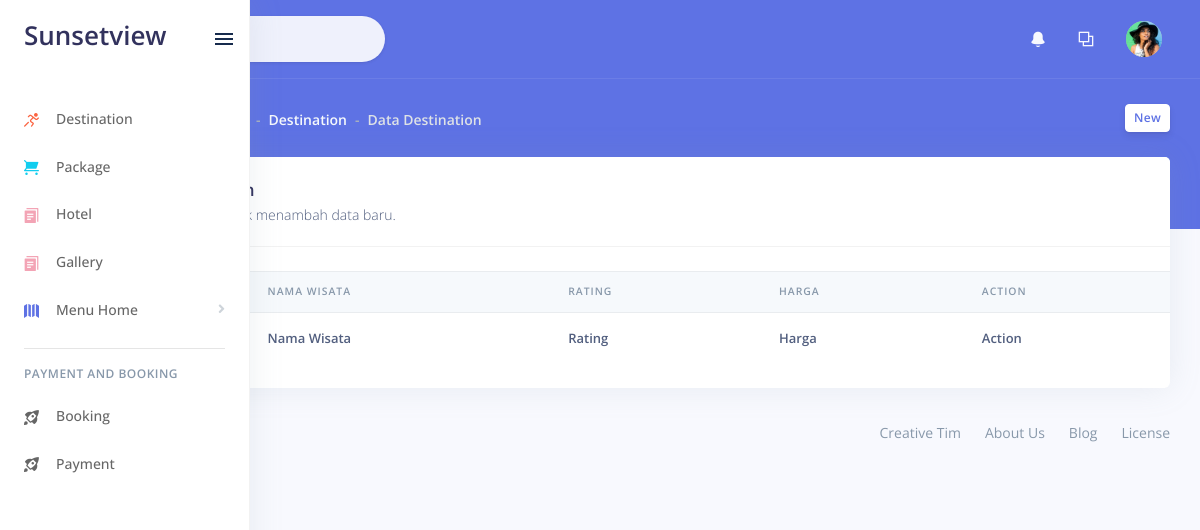
The app's page /index.php/admin/destination, older data.
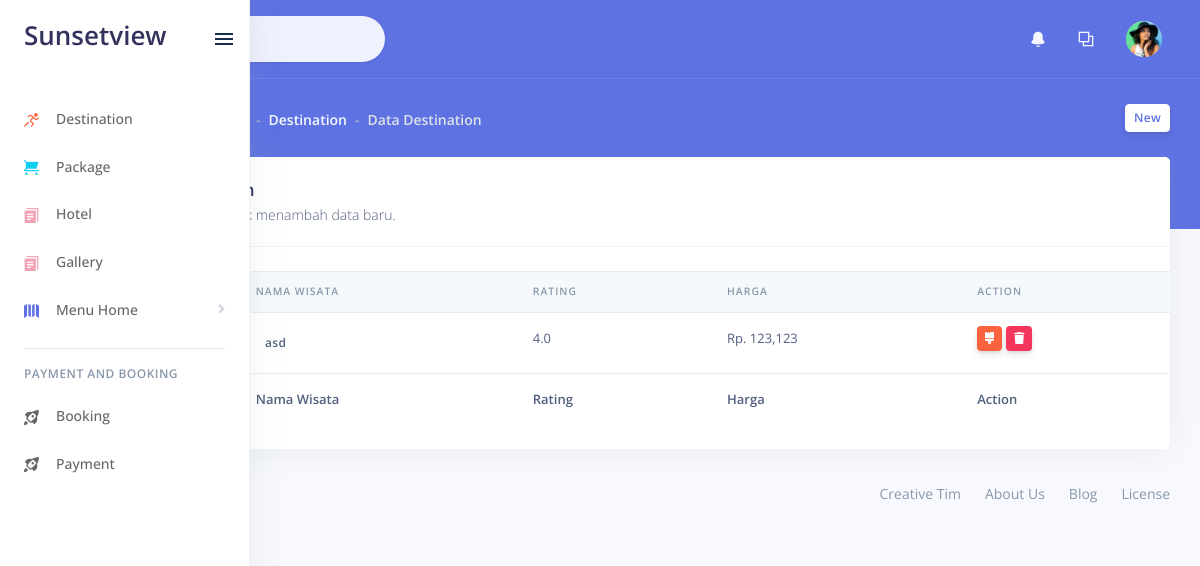
The same page, newer data.
### tables this page shows
CREATE TABLE `wisata` (
  `idwisata` int(11) NOT NULL,
  `nama_wisata` text,
  `rating` decimal(2,1) DEFAULT NULL,
  `deskripsi_w` text,
  `harga` int(11) DEFAULT NULL,
  `lokasi` text,
  `deskripsi_eng` text,
  `harga_2` int(11) DEFAULT NULL,
  `no_telp` varchar(12) NOT NULL
);

### application/controllers/admin/Destination.php (called while the page is built, shortened)
<?php
class Destination extends CI_Controller {
	function __construct()
	{
		$this->load->model('M_wisata');
		$this->load->library('upload');
	}
	public function index()
	{
		$data['wisata']=$this->M_wisata->pilihWisata()->result();
		$this->load->view('admin/v_wisata',$data);
	}
}

### index.php (called while the page is built, shortened)
<?php
require_once BASEPATH.'core/CodeIgniter.php';

### application/models/M_wisata.php (called while the page is built, shortened)
<?php
class M_wisata extends CI_Model {
public $tabel ="wisata";
	public function pilihWisata(){
		return $this->db->get($this->tabel);
	}
}

### application/views/admin/v_wisata.php (the view, shortened to what this page needs)
  <link rel="stylesheet" href="<?php echo base_url()?>master/assets/vendor/datatables.net-bs4/css/dataTables.bootstrap4.min.css">
  <link rel="stylesheet" href="<?php echo base_url()?>master/assets/vendor/datatables.net-buttons-bs4/css/buttons.bootstrap4.min.css">
  <link rel="stylesheet" href="<?php echo base_url()?>master/assets/vendor/datatables.net-select-bs4/css/select.bootstrap4.min.css">
<div class="header bg-primary pb-6">
      <div class="container-fluid">
        <div class="header-body">
          <div class="row align-items-center py-4">
            <div class="col-lg-6 col-7">
              <h6 class="h2 text-white d-inline-block mb-0">Destination</h6>
              <nav aria-label="breadcrumb" class="d-none d-md-inline-block ml-md-4">
                <ol class="breadcrumb breadcrumb-links breadcrumb-dark">
                  <li class="breadcrumb-item"><a href="#"><i class="fas fa-home"></i></a></li>
                  <li class="breadcrumb-item"><a href="#">Destination</a></li>
                  <li class="breadcrumb-item active" aria-current="page">Data Destination</li>
                </ol>
              </nav>
            </div>
            <div class="col-lg-6 col-5 text-right">
              <a href="<?php echo base_url('admin/Destination/tambahWisata') ?>" class="btn btn-sm btn-neutral">New</a>
            </div>
          </div>
        </div>
      </div>
    </div>
    <div class="container-fluid mt--6">
      <div class="row">
        <div class="col">
          <div class="card">
            <div class="card-header">
              <h3 class="mb-0">Data Destination</h3>
              <p class="text-sm mb-0">
                Klik <i>tombol new</i> untuk menambah data baru.
              </p>
            </div>
            <div class="table-responsive py-4">
              <table class="table table-flush" id="datatable-basic">
                <thead class="thead-light">
                  <tr>
                    <th>No</th>
                    <th>Nama Wisata</th>
                    <th>Rating</th>
                    <th>Harga</th>
                    <th>Action</th>
                  </tr>
                </thead>
                <tfoot>
                  <tr>
                    <th>No</th>
                    <th>Nama Wisata</th>
                    <th>Rating</th>
                    <th>Harga</th>
                    <th>Action</th>
                  </tr>
                </tfoot>
                <tbody>
                  <?php $no=1; foreach ($wisata as $barang): ?>
                  <tr>
                    <td><?php echo $no++ ?></td>
                    <td><a href="" class="btn-sm btn"><?php echo $barang->nama_wisata ?></a></td>
                    <td><?php echo $barang->rating ?></td>
                    <td>Rp. <?php echo number_format($barang->harga) ?></td>
                    <td>
                      <a href="<?php echo base_url('admin/Destination/ubahWisata/'.$barang->idwisata) ?>" class="btn-sm btn-warning" title="Edit"><i class="fa fa-brush"></i></a>
                      <a href="<?php echo base_url('admin/Destination/hapusDataWisata/'.$barang->idwisata) ?>" class="btn-sm btn-danger" title="Hapus" onclick="javascript: return confirm('Anda Yakin Akan ingin menghapus data ?')"><i class="fa fa-trash"></i></a>
                    </td>
                  </tr>
                  <?php endforeach ?>
                </tbody>
              </table>
            </div>
          </div>
        </div>
      </div>
</body>
</html>

Row changes from the older to the newer data that the page shows:
added wisata: nama_wisata "asd", rating "4.0", harga "123,123"
